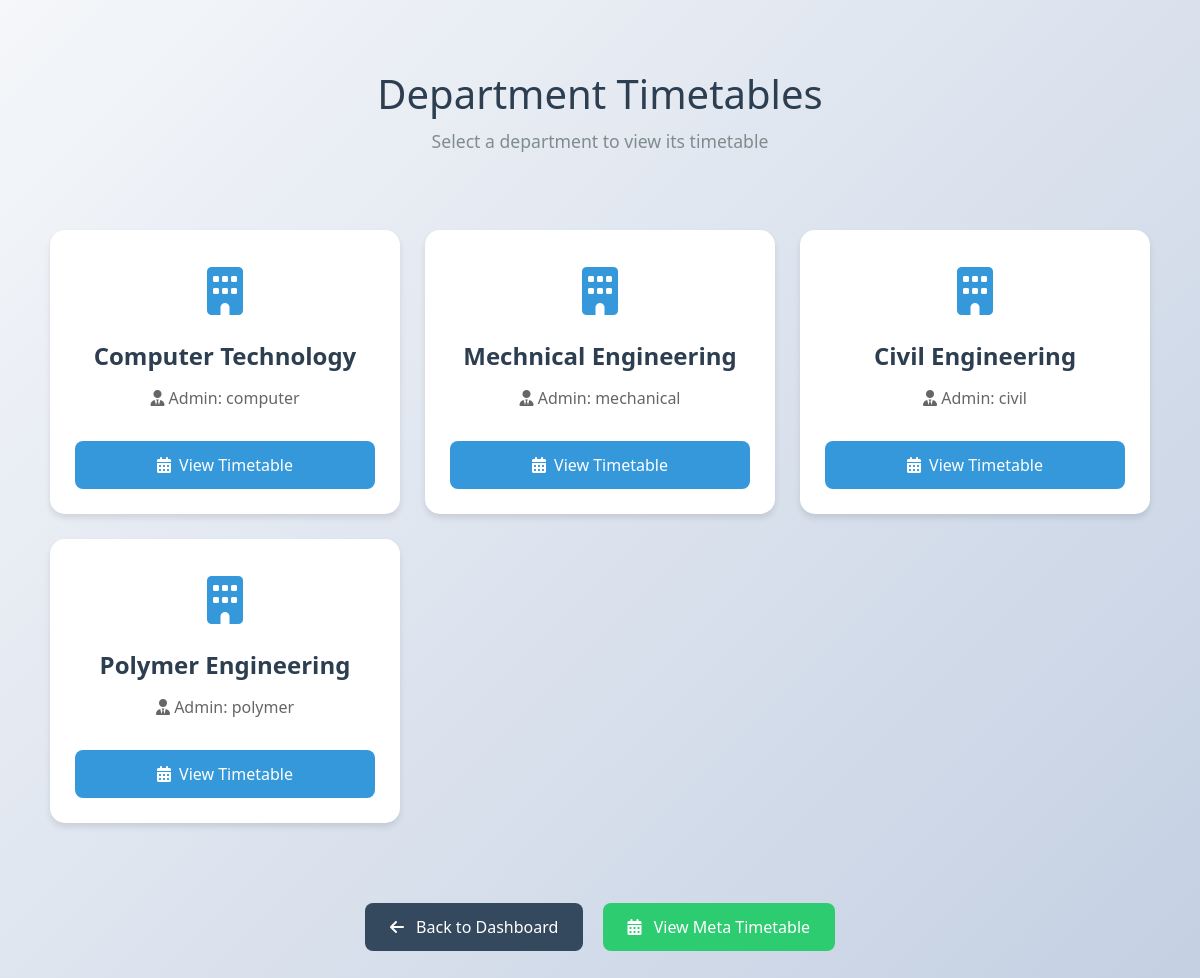
Page /select-department-timetable/ (signed in) on the committed database.
### timetable/models.py (models this page shows, shortened)
class Department(models.Model):
    name = models.CharField(max_length=100)
    code = models.CharField(max_length=10, unique=True)
    admin = models.OneToOneField(User, on_delete=models.CASCADE, related_name='department_admin')
    created_at = models.DateTimeField(auto_now_add=True)
    updated_at = models.DateTimeField(auto_now=True)

### timetable/views.py (the view)
# urls.py: path('select-department-timetable/', views.select_department_timetable, name='select_department_timetable'),
@login_required
def select_department_timetable(request):
    if not request.user.is_superuser:
        messages.error(request, "You don't have permission to access this page.")
        return redirect('home')
    departments = Department.objects.all()
    return render(request, 'select_department_timetable.html', {'departments': departments})

### timetable/templates/select_department_timetable.html (shortened to what this page needs)
{% extends 'blank_base.html' %}
{% load static %}
{% block content %}
<div class="selection-container">
    <div class="page-header">
        <h2>Department Timetables</h2>
        <p>Select a department to view its timetable</p>
    </div>
    <div class="departments-grid">
        {% for dept in departments %}
        <div class="department-card">
            <div>
                <div class="department-icon">
                    <i class="fas fa-building"></i>
                </div>
                <h3 class="department-name">{{ dept.name }}</h3>
                <div class="department-info">
                    <p><i class="fas fa-user-tie"></i> Admin: {{ dept.admin.username }}</p>
                </div>
            </div>
            <a href="{% url 'view_department_timetable' %}?department={{ dept.id }}" class="view-btn">
                <i class="fas fa-calendar-alt"></i>
                View Timetable
            </a>
        </div>
        {% empty %}
        <div class="text-center" style="grid-column: 1/-1;">
            <p>No departments found.</p>
        </div>
        {% endfor %}
    </div>
    <div class="footer-buttons">
        <a href="{% url 'main_admin_dashboard' %}" class="back-button">
            <i class="fas fa-arrow-left"></i> Back to Dashboard
        </a>
        <a href="{% url 'view_meta_timetable' %}" class="back-button" style="background: #2ecc71; margin-left: 15px;">
            <i class="fas fa-calendar-alt"></i> View Meta Timetable
        </a>
    </div>
</div>
{% endblock %}

### timetable/templates/select_department_timetable.html (style rules this page uses)
body { background: linear-gradient(135deg, #f5f7fa 0%, #c3cfe2 100%); min-height: 100vh; margin: 0; padding: 0; }
.selection-container { max-width: 1200px; margin: 40px auto; padding: 30px; display: flex; flex-direction: column; min-height: calc(100vh - 80px); }
.page-header { text-align: center; margin-bottom: 40px; }
.page-header h2 { color: #2c3e50; font-size: 2.5em; margin-bottom: 10px; }
.page-header p { color: #7f8c8d; font-size: 1.1em; }
.departments-grid { display: grid; grid-template-columns: repeat(auto-fill, minmax(300px, 1fr)); gap: 25px; padding: 20px; flex-grow: 1; }
.department-card { background: white; border-radius: 15px; padding: 25px; text-align: center; box-shadow: 0 4px 6px rgba(0, 0, 0, 0.1); transition: transform 0.3s ease, box-shadow 0.3s ease; display: flex; flex-direction: column; justify-content: space-between; }
.department-icon { font-size: 3em; color: #3498db; margin-bottom: 15px; }
.department-name { font-size: 1.5em; color: #2c3e50; margin-bottom: 15px; font-weight: 600; }
.view-btn { background: #3498db; color: white; text-decoration: none; padding: 12px 25px; border-radius: 8px; display: inline-flex; align-items: center; justify-content: center; gap: 8px; font-weight: 500; transition: all 0.3s ease; border: none; cursor: pointer; width: 100%; margin-top: 15px; }
.back-button { display: inline-block; padding: 12px 25px; background: #34495e; color: white; text-decoration: none; border-radius: 8px; transition: all 0.3s ease; text-align: center; margin-top: 30px; font-weight: 500; }
.back-button i { margin-right: 8px; }
.department-info { color: #666; margin: 10px 0; }
.footer-buttons { text-align: center; margin-top: auto; padding-top: 30px; }

### rows in the picture
Department: name "Computer Technology", admin.username "computer"
Department: name "Mechnical Engineering", admin.username "mechanical"
Department: name "Civil Engineering", admin.username "civil"
Department: name "Polymer Engineering", admin.username "polymer"
